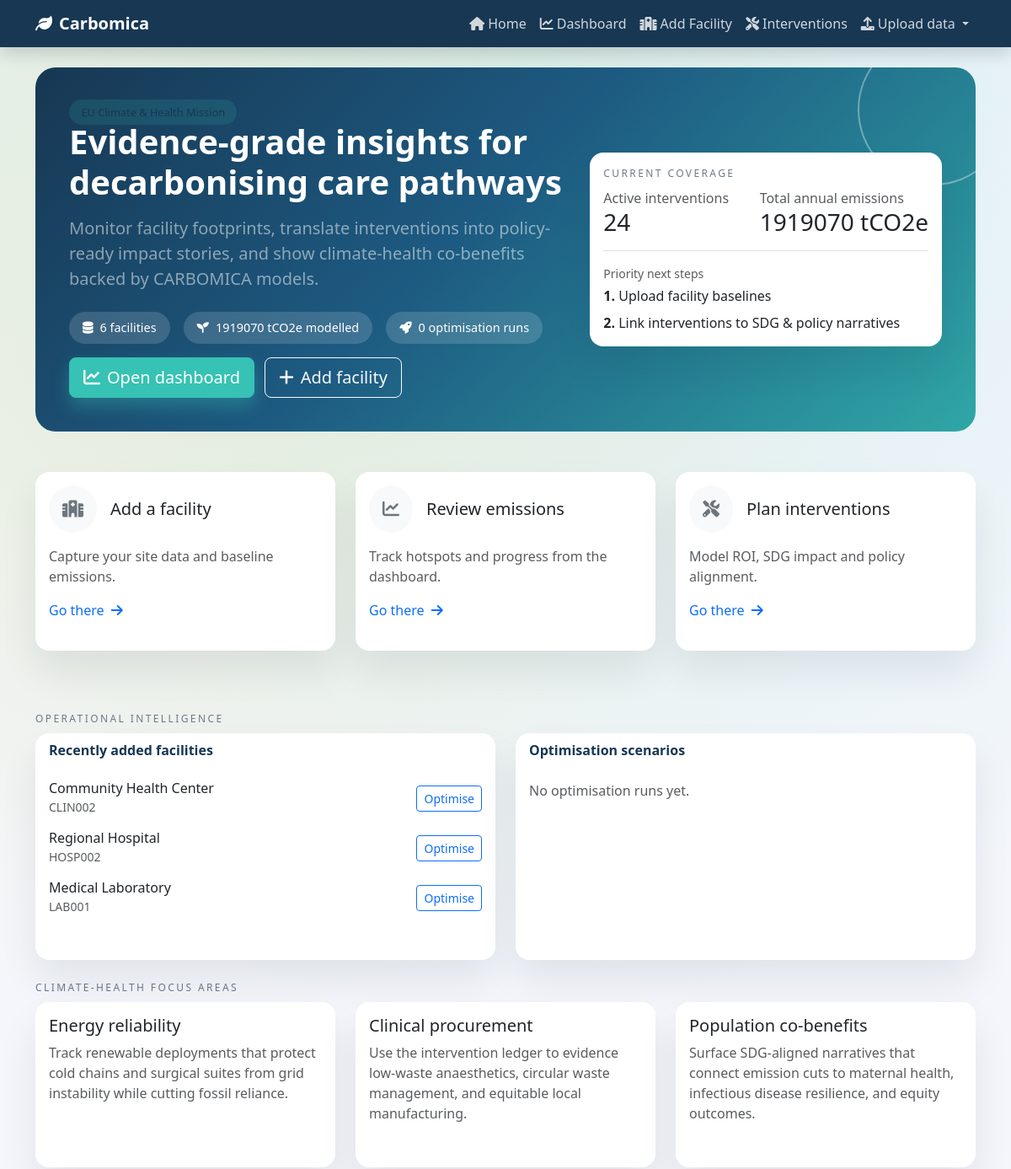
Before: / (upper part) with the older database file.
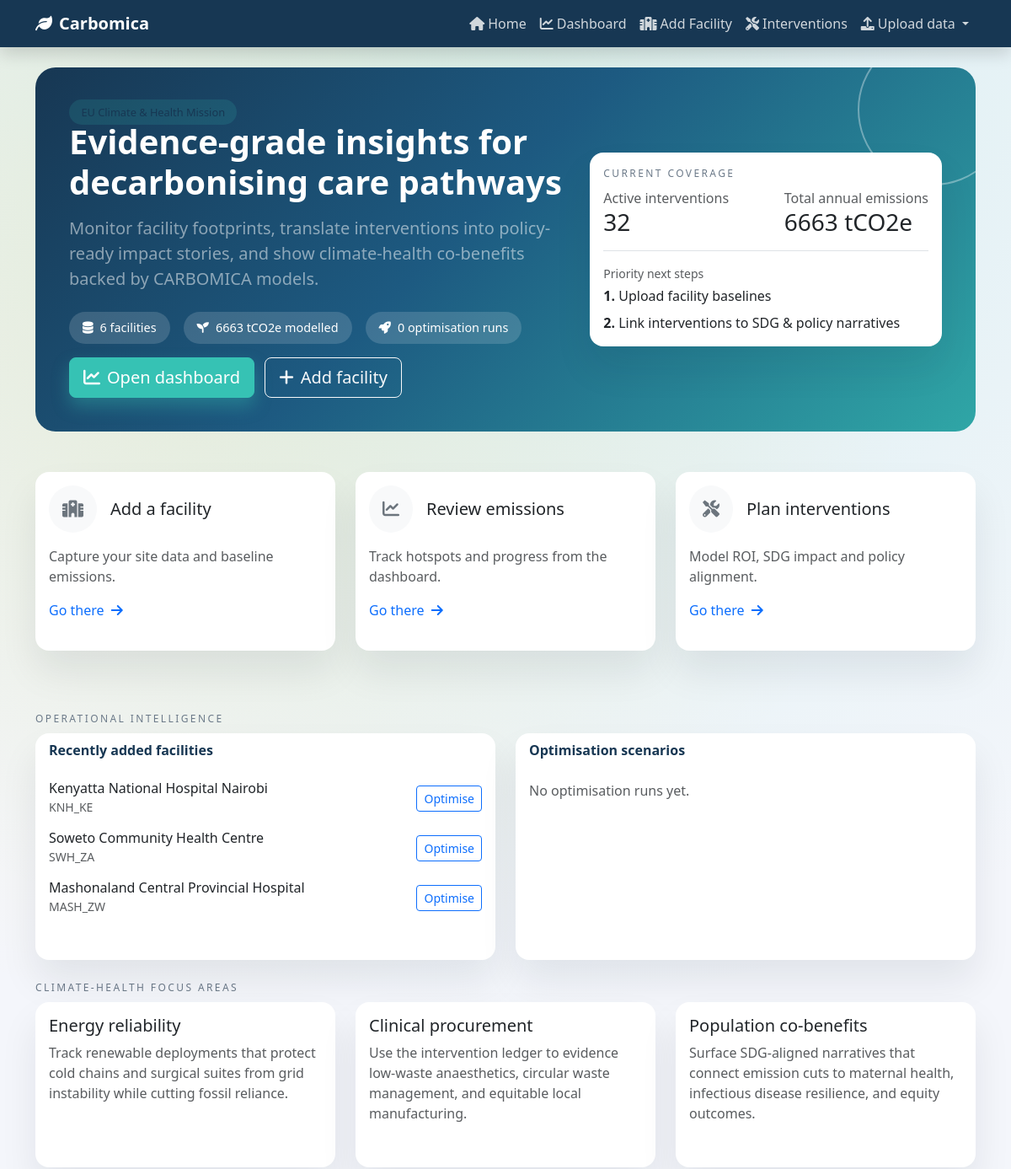
After: the same page with the newer database file.
### appname/models.py (models this page shows, shortened)
class Facility(models.Model):
    COUNTRY_CHOICES = [
        ('ZW', 'Zimbabwe'),
        ('ZA', 'South Africa'),
        ('KE', 'Kenya'),
        ('OTHER', 'Other'),
    ]
    FACILITY_TYPE_CHOICES = [
        ('district_hospital', 'District Hospital'),
        ('provincial_hospital', 'Provincial Hospital'),
        ('central_hospital', 'Central Hospital'),
        ('health_centre', 'Health Centre / Clinic'),
        ('maternity_unit', 'Maternity Unit'),
        ('other', 'Other'),
    ]
    code_name = models.CharField(max_length=100)
    display_name = models.CharField(max_length=100)
    country = models.CharField(max_length=10, choices=COUNTRY_CHOICES, default='OTHER')
    facility_type = models.CharField(
        max_length=50, choices=FACILITY_TYPE_CHOICES, default='district_hospital'
    )
    class Meta:
        verbose_name = _('Facility')
        verbose_name_plural = _('Facilities')
        ordering = ['display_name']

### appname/views.py (the view)
# urls.py: 2. Add a URL to urlpatterns:  path('', views.home, name='home')
def home(request):
    facility_count = Facility.objects.count()
    total_emissions = get_total_emissions()
    active_interventions = FacilityIntervention.objects.filter(
        intervention__status__in=['Planned', 'In Progress']
    ).count()
    optimized_scenarios = OptimizationScenario.objects.filter(status='Optimized').count()
    recent_facilities = Facility.objects.order_by('-id')[:3]
    recent_scenarios = (
        OptimizationScenario.objects
        .select_related('facility')
        .order_by('-created_at')[:3]
    )
    upcoming_interventions = (
        FacilityIntervention.objects
        .select_related('facility', 'intervention')
        .filter(implementation_date__isnull=False)
        .order_by('implementation_date')[:3]
    )
    call_to_actions = [
        {
            'title': 'Add a facility',
            'description': 'Capture your site data and baseline emissions.',
            'icon': 'hospital',
            'url_name': 'add_facility',
        },
        {
            'title': 'Review emissions',
            'description': 'Track hotspots and progress from the dashboard.',
            'icon': 'chart-line',
            'url_name': 'dashboard',
        },
        {
            'title': 'Plan interventions',
            'description': 'Model ROI, SDG impact and policy alignment.',
            'icon': 'tools',
            'url_name': 'interventions',
        },
    ]
    context = {
        'facility_count': facility_count,
        'total_emissions': total_emissions,
        'active_interventions': active_interventions,
        'optimized_scenarios': optimized_scenarios,
        'recent_facilities': recent_facilities,
        'recent_scenarios': recent_scenarios,
        'upcoming_interventions': upcoming_interventions,
        'call_to_actions': call_to_actions,
    }
    return render(request, 'appname/home.html', context)

### appname/views.py (called while the page is built)
def emission_total_expression():
    expr = F(EMISSION_FIELDS[0])
    for field in EMISSION_FIELDS[1:]:
        expr = expr + F(field)
    return expr

def get_total_emissions():
    return EmissionData.objects.aggregate(
        total=Sum(emission_total_expression())
    )['total'] or Decimal('0')

### appname/templates/appname/home.html (shortened to what the changed rows need)
{% extends 'appname/base.html' %}
{% block content %}
<div class="hero-panel mb-5">
    <div class="row align-items-center">
        <div class="col-lg-7">
            <h1 class="fw-bold mb-3">Evidence-grade insights for decarbonising care pathways</h1>
            <div class="d-flex flex-wrap gap-3 mb-3">
                <div class="data-chip"><i class="fas fa-database"></i> {{ facility_count }} facilities</div>
                <div class="data-chip"><i class="fas fa-seedling"></i> {{ total_emissions|floatformat:0 }} tCO2e modelled</div>
                <div class="data-chip"><i class="fas fa-rocket"></i> {{ optimized_scenarios }} optimisation runs</div>
            </div>
        </div>
        <div class="col-lg-5">
            <div class="card bg-white border-0 mb-0">
                <div class="card-body">
                    <div class="d-flex justify-content-between align-items-center mb-3">
                        <div>
                            <p class="mb-0 text-muted">Active interventions</p>
                            <h3 class="mb-0">{{ active_interventions }}</h3>
                        </div>
                        <div>
                            <p class="mb-0 text-muted">Total annual emissions</p>
                            <h3 class="mb-0">{{ total_emissions|floatformat:0 }} tCO2e</h3>
                        </div>
                    </div>
                </div>
            </div>
        </div>
    </div>
</div>
<div class="row mb-5">
    {% for card in call_to_actions %}
    <div class="col-md-4 mb-4">
        <div class="card h-100">
            <div class="card-body">
                <div class="d-flex align-items-center mb-3">
                    <div class="bg-light rounded-circle p-3 me-3">
                        <i class="fas fa-{{ card.icon }} fa-lg text-secondary"></i>
                    </div>
                    <h5 class="mb-0">{{ card.title }}</h5>
                </div>
                <p class="text-muted">{{ card.description }}</p>
                <a href="{% url card.url_name %}" class="stretched-link text-decoration-none">Go there <i class="fas fa-arrow-right ms-1"></i></a>
            </div>
        </div>
    </div>
    {% endfor %}
</div>
<div class="row">
    <div class="col-lg-6 mb-4">
        <div class="card h-100">
            <div class="card-body">
                {% if recent_facilities %}
                    {% for facility in recent_facilities %}
                        <div class="d-flex justify-content-between align-items-center mb-3">
                            <div>
                                <h6 class="mb-0">{{ facility.display_name }}</h6>
                                <small class="text-muted">{{ facility.code_name }}</small>
                            </div>
                            <a href="{% url 'optimize_interventions' facility.id %}" class="btn btn-sm btn-outline-primary">Optimise</a>
                        </div>
                    {% endfor %}
                {% else %}
                    <p class="text-muted mb-0">Add your first facility to get started.</p>
                {% endif %}
            </div>
        </div>
    </div>
</div>
{% endblock %}

Changed rows visible on the page:
removed Facility: display_name "Community Health Center", code_name "CLIN002"
removed Facility: display_name "Regional Hospital", code_name "HOSP002"
removed Facility: display_name "Medical Laboratory", code_name "LAB001"
added Facility: display_name "Kenyatta National Hospital Nairobi", code_name "KNH_KE"
added Facility: display_name "Soweto Community Health Centre", code_name "SWH_ZA"
added Facility: display_name "Mashonaland Central Provincial Hospital", code_name "MASH_ZW"
Other visible differences:
{{ total_emissions|floatformat:0 }}: "1919070" → "6663"
{{ active_interventions }}: "24" → "32"
